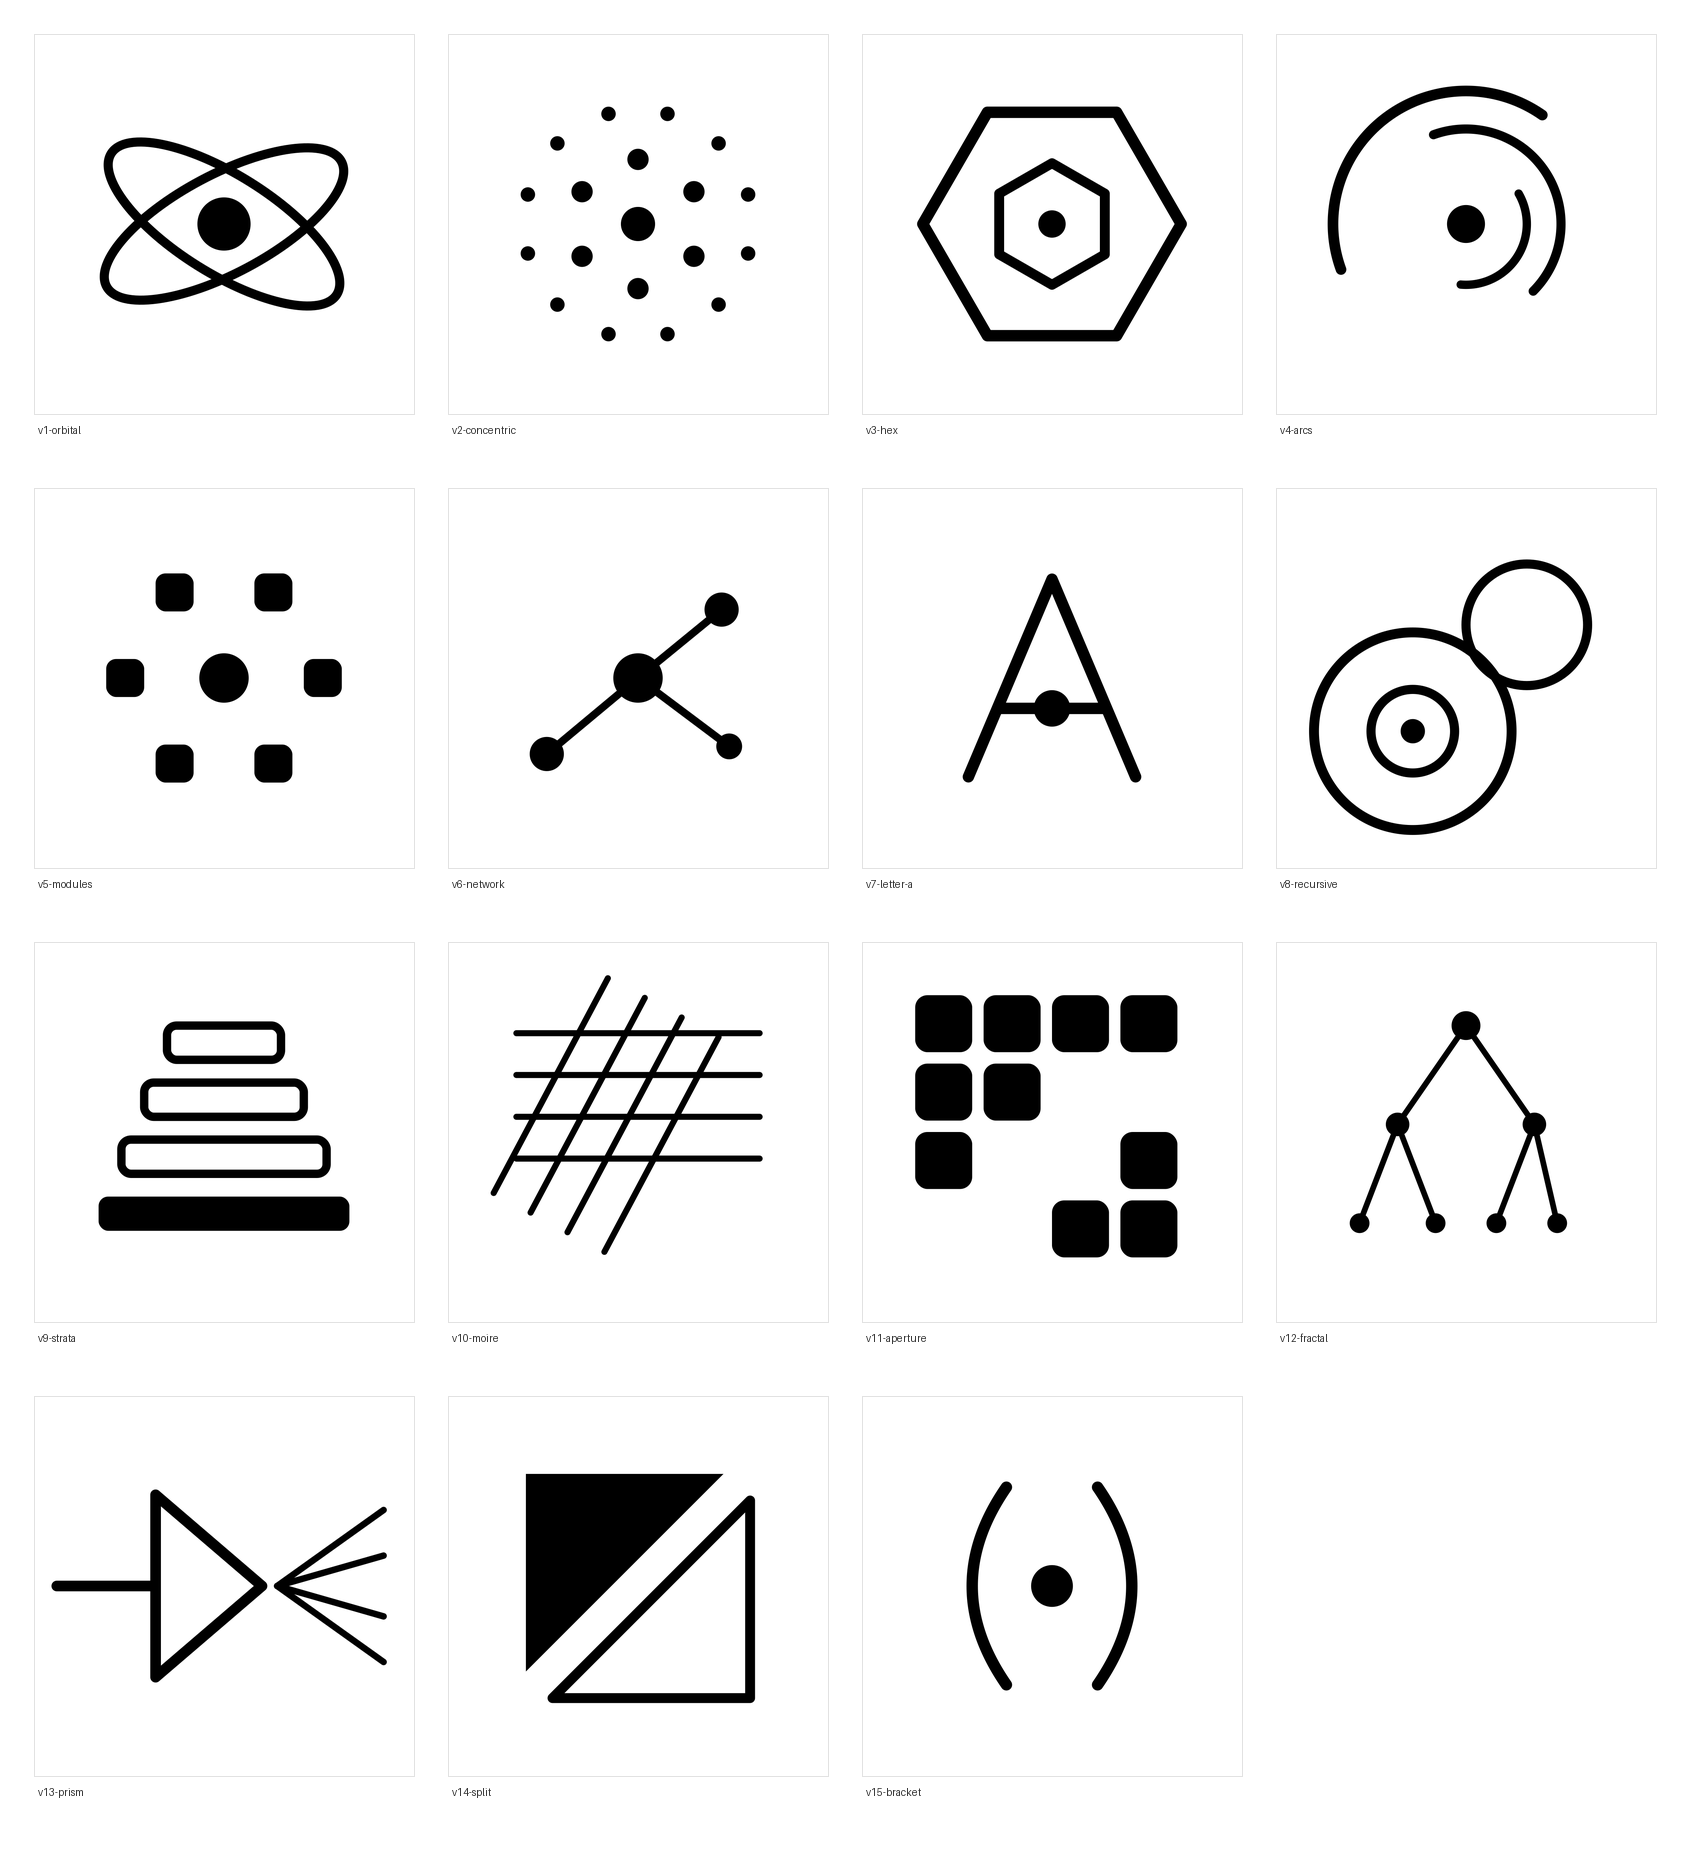

Reproduce this figure in Python.
"""把指定轮次的方案拼成对比大图"""
import pathlib, sys
from PIL import Image, ImageDraw

sys.path.insert(0, str(pathlib.Path(__file__).parent))
import variants

D = pathlib.Path(__file__).parent
P = D / "png"

rnd = int(sys.argv[1]) if len(sys.argv) > 1 else 0
order = [v["id"] for v in variants.VARIANTS if rnd == 0 or v["round"] == rnd]
if len(sys.argv) > 2 and sys.argv[2] == "all":
    order = [v["id"] for v in variants.VARIANTS]

CELL, PAD, LABEL_H = 380, 34, 40
COLS = 4
rows = (len(order) + COLS - 1) // COLS
W = COLS * (CELL + PAD) + PAD
H = rows * (CELL + PAD + LABEL_H) + PAD

sheet = Image.new("RGB", (W, H), "#FFFFFF")
draw = ImageDraw.Draw(sheet)
for idx, name in enumerate(order):
    p = P / f"{name}.png"
    if not p.exists():
        continue
    im = Image.open(p).convert("RGBA").resize((CELL, CELL), Image.LANCZOS)
    card = Image.new("RGBA", (CELL, CELL), (255, 255, 255, 255))
    card.alpha_composite(im)
    col, row = idx % COLS, idx // COLS
    x = PAD + col * (CELL + PAD)
    y = PAD + row * (CELL + PAD + LABEL_H)
    sheet.paste(card.convert("RGB"), (x, y))
    draw.rectangle([x, y, x + CELL, y + CELL], outline="#E2E2E2", width=1)
    draw.text((x + 4, y + CELL + 10), name, fill="#333333")

out = D / (f"contact_sheet_r{rnd}.png" if rnd else "contact_sheet.png")
sheet.save(out)
print("saved:", out, sheet.size)
